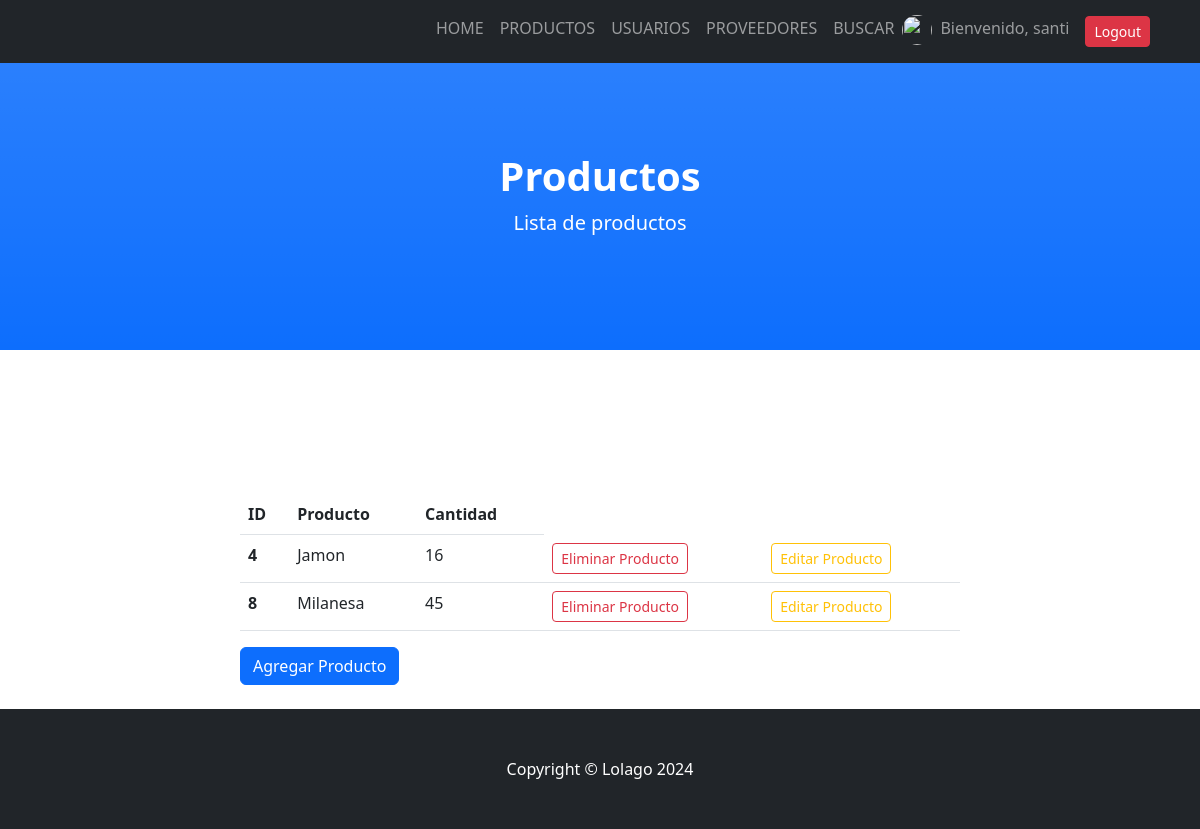
The app's page /PagCoder/lista_productos (signed in) with its own data.
### PagCoder/models.py (models this page shows, shortened)
class Producto(models.Model):
    nombre = models.CharField(max_length=40)
    cantidad = models.IntegerField()

### PagCoder/views.py (the view)
# urls.py: path("lista_productos", views.lista_productos, name="lista_productos"),
def lista_productos(request):
    productos = Producto.objects.all()
    return render(request, "lista_productos.html", {"producto":productos})

### PagCoder/template/lista_productos.html
{% extends 'index.html' %}
{% load static %}
{% block contenido %}
    <header class="bg-primary bg-gradient text-white">
        <div class="container px-4 text-center">
            <h1 class="fw-bolder">Productos</h1>
            <p class="lead">Lista de productos</p>
        </div>
    </header>
    <section id="about">
        <div class="container px-4">
            <div class="row gx-4 justify-content-center">
                <div class="col-lg-8">
                    <table class = "table">
                        <thead>
                            <tr>
                                <th>ID</th>
                                <th>Producto</th>
                                <th>Cantidad</th>
                            </tr>
                        </thead>
                        <tbody>
                            {% for n in producto %}
                                <tr>
                                    <th scope="row">{{n.id}}</th>
                                    <td>{{n.nombre}}</td>
                                    <td>{{n.cantidad}}</td>
                                    {% if request.user.is_authenticated %}
                                    <td><a class="btn btn-outline-danger btn-sm"  href="{% url 'eliminar_producto' n.id %}">Eliminar Producto</a></td>
                                    <td><a class="btn btn-outline-warning btn-sm"  href="{% url 'editar_producto' n.id %}">Editar Producto</a></td>
                                    {% endif %}
                                </tr>
                            {% endfor %}
                        </tbody>
                    </table>
                    <a class="btn btn-primary" href="{% url 'productos' %}">Agregar Producto</a>
                </div>
            </div>
        </div>
    </section>
{% endblock %}

### PagCoder/template/index.html (shortened to what this page needs)
<!DOCTYPE html>
<html lang="en">
    <head>
        {% load static %}
        <link href="{% static 'PagCoder/css/styles.css' %}" rel="stylesheet" />
    </head>
    <body id="page-top">
        <nav class="navbar navbar-expand-lg navbar-dark bg-dark fixed-top" id="mainNav">
            <div class="container">
                    <ul class="navbar-nav ms-auto">
                        <li class="nav-item"><a class="nav-link" href="{% url 'home' %}">HOME</a></li>
                        <li class="nav-item"><a class="nav-link" href="{% url 'productos' %}">PRODUCTOS</a></li>
                        {% if request.user.is_authenticated %}
                        <li class="nav-item"><a class="nav-link" href="{% url 'usuarios' %}">USUARIOS</a></li>
                        <li class="nav-item"><a class="nav-link" href="{% url 'proveedores' %}">PROVEEDORES</a></li>
                        {% endif %}
                        <li class="nav-item"><a class="nav-link" href="{% url 'buscar_producto' %}">BUSCAR</a></li>
                        {% if request.user.is_authenticated %}
                        <img src="{{ url }}" alt="" width="30px" height="30px" style="border-radius:50%; margin-top:1%">
                        <li class="nav-item"><a class="nav-link" href="{% url 'EditarPerfil' %}">Bienvenido, {{user.username}}</a></li>
                        <form class="nav-link" action="{% url 'logout' %}" method="POST">
                            <button type="submit" class="btn btn-danger btn-sm">Logout</button>
                        </form>
                        {% endif %}
                    </ul>
                </div>
        </nav>
        {% block contenido %}{% endblock %}
        <footer class="py-5 bg-dark fixed-bottom">
            <div class="container px-4"><p class="m-0 text-center text-white">Copyright &copy; Lolago 2024</p></div>
        </footer>
    </body>
</html>

### records on screen
Producto: id "4", nombre "Jamon", cantidad "16"
Producto: id "8", nombre "Milanesa", cantidad "45"

### other values on screen
{{ user.username }} "santi"
